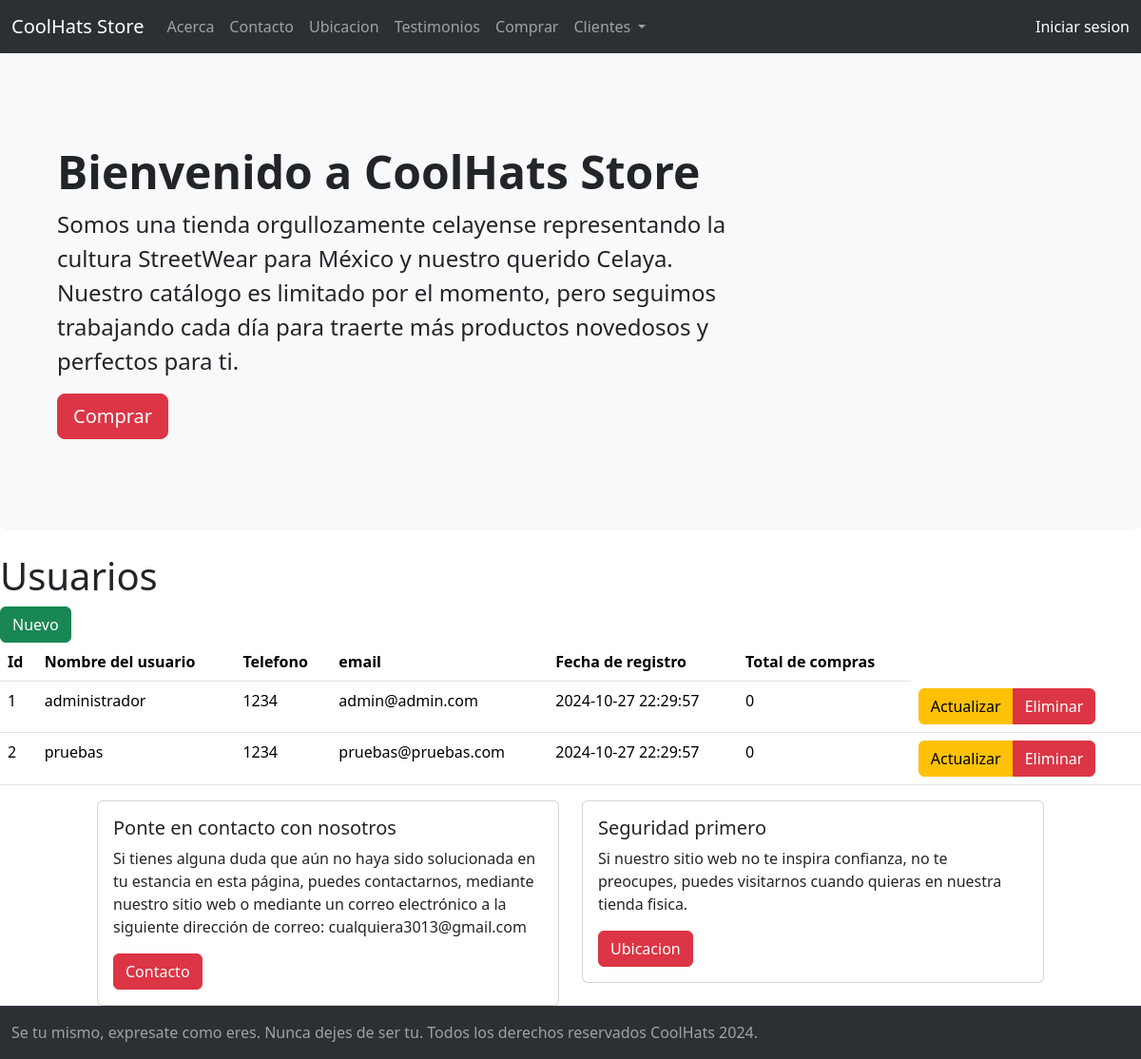
Page /admin/usuario.php on the committed database.
### tables this page shows
CREATE TABLE usuario (
    id INT AUTO_INCREMENT PRIMARY KEY,
    nombre_completo VARCHAR(100) NOT NULL,
    telefono VARCHAR(20),
    contrasena VARCHAR(30),
    email VARCHAR(100) NOT NULL UNIQUE,
    fecha_registro TIMESTAMP DEFAULT CURRENT_TIMESTAMP,
    total_compras INT DEFAULT 0
);

### sistema.class.php (called while the page is built, shortened)
<?php
    class sistema {
        function conexion(){
            $this -> con = new PDO(SGBD.':host='.DBHOST.';dbname='.DBNAME.';port='.DBPORT, DBUSER, DBPASS);
        }
    }
?>

### admin/usuario.class.php (called while the page is built, shortened)
<?php
 require_once ('../sistema.class.php');
 class usuario extends sistema {
    function readAll (){
        $consulta ='select * from usuario;';
        $sql = $this->con->prepare ($consulta);
        $sql -> execute();
        $result = $sql -> fetchALL(PDO::FETCH_ASSOC);
        return $result;
    }
 }
?>

### admin/views/usuario/index.php (the view, shortened to what this page needs)
<?php require('views/header.php')?>
  <h1>Usuarios</h1>
  <a href="usuario.php?accion=crear" class="btn btn-success">Nuevo</a>
  <table class="table">
  <thead>
    <tr>
      <th scope="col">Id</th>
      <th scope="col">Nombre del usuario</th>
      <th scope="col">Telefono</th>
      <th scope="col">email</th>
      <th scope="col">Fecha de registro</th>
      <th scope="col">Total de compras</th>
    </tr>
  </thead>
  <tbody>
    <?php foreach($usuarios as $usuario): ?>
    <tr>
      <td><?php echo $usuario ['id']; ?></td>
      <td><?php echo $usuario ['nombre_completo']; ?></td>
      <td><?php echo $usuario ['telefono']; ?></td>
      <td><?php echo $usuario ['email']; ?></td>
      <td><?php echo $usuario ['fecha_registro']; ?></td>
      <td><?php echo $usuario ['total_compras']; ?></td>
      <td>
        <div class="btn-group" role="group" aria-label="Basic radio toggle button group">
          <a href="usuario.php?accion=actualizar&id=<?php echo $usuario ['id']; ?>" class="btn btn-warning">Actualizar</a>
          <a href="usuario.php?accion=eliminar&id=<?php echo $usuario ['id']; ?>" class="btn btn-danger">Eliminar</a>
        </div>
      </td>
    </tr>
    <?php endforeach; ?>
  </tbody>
</table>
<?php require('views/footer.php')?>

### css/main.css (style rules this page uses)
* { margin: 0px; padding: 0px; }

### rows in the picture
usuario: id "1", nombre_completo "administrador", telefono "1234", email "admin@admin.com", fecha_registro "2024-10-27 22:29:57", total_compras "0"
usuario: id "2", nombre_completo "pruebas", telefono "1234", email "pruebas@pruebas.com", fecha_registro "2024-10-27 22:29:57", total_compras "0"
